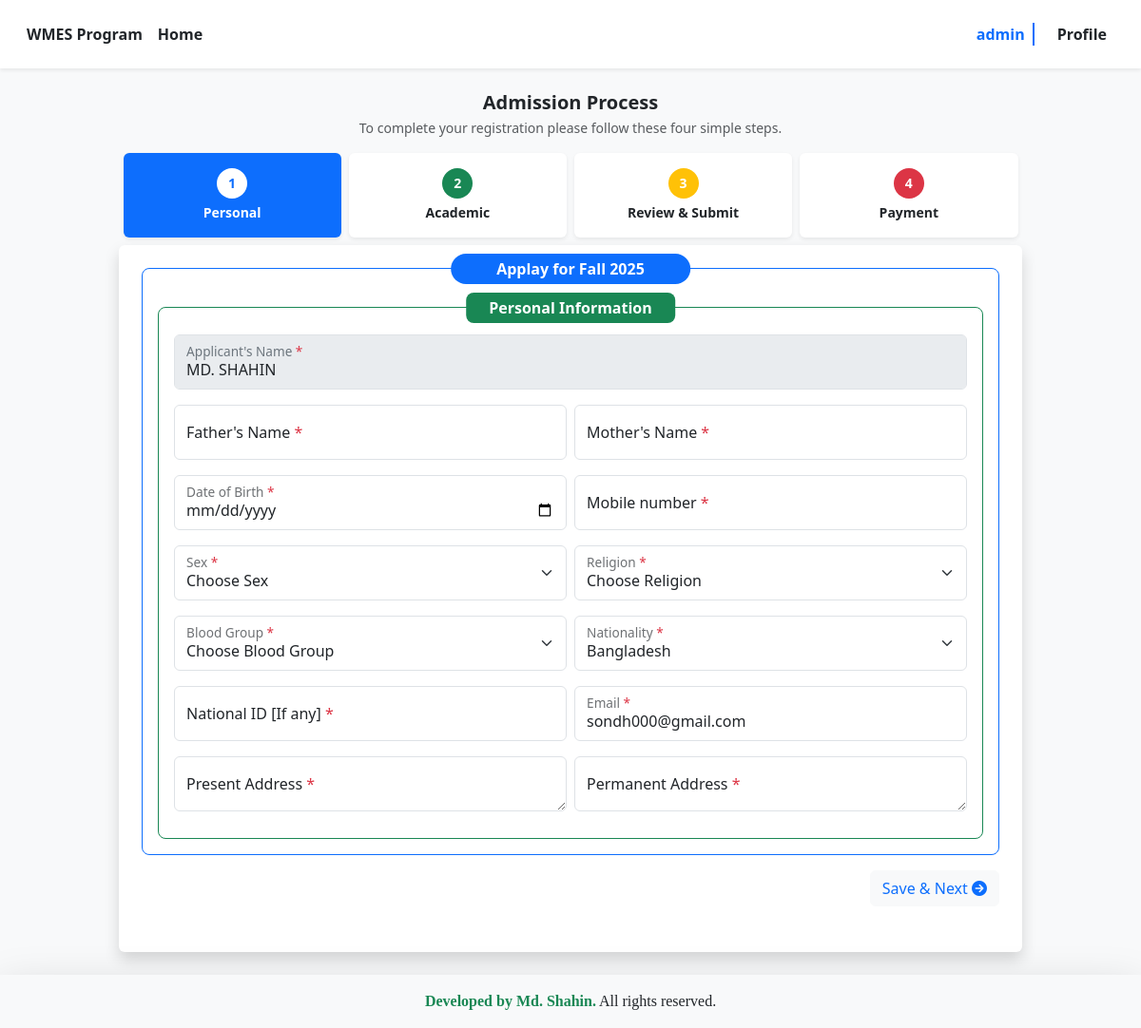
/personal-info/ (signed in), run on an earlier commit of the app's database.
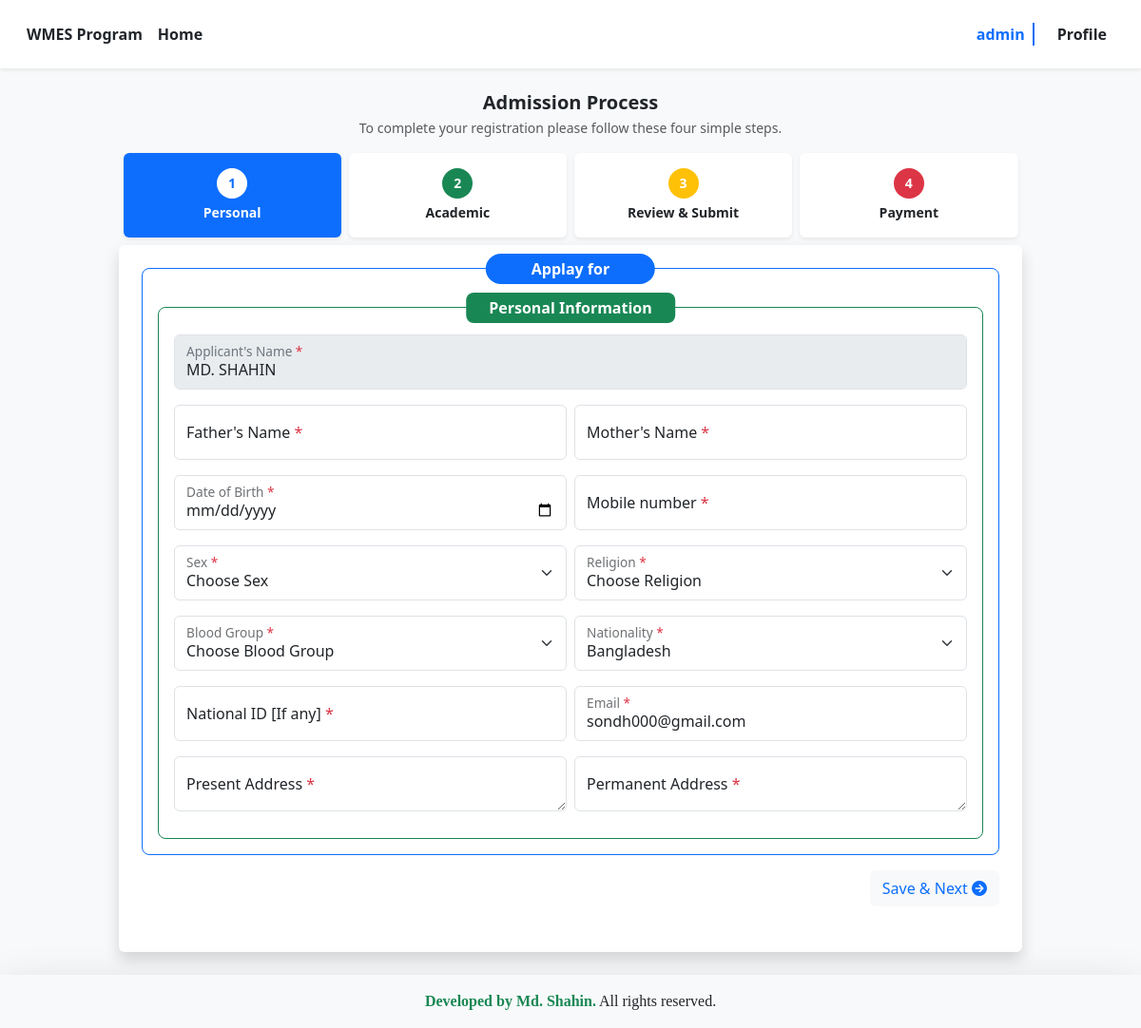
And on a later commit of the database.
### admission/models.py (models this page shows, shortened)
class Intake(models.Model):
    Program_name = models.CharField(max_length=200)
    intake_name = models.CharField(max_length=255)
    degree_name = models.CharField(max_length=255, blank=True, null=True)
    batch_name = models.CharField(max_length=255)
    start_date = models.DateTimeField()
    end_date = models.DateTimeField()
    admit_download = models.DateTimeField()
    admission_test = models.DateTimeField()
    result_publish = models.DateField()
    merit_list_admission = models.CharField(max_length=100, blank=True, null=True)
    waiting_list_admission = models.CharField(max_length=100, blank=True, null=True)
    orientation = models.DateField()
    is_open = models.BooleanField(default=False)
    create_at = models.DateTimeField(default=timezone.now)
    coordinator_signature = models.ImageField(
        upload_to='coordinator_signatures/',
        blank=True,
        null=True
    )

### admission/views.py (the view, shortened to what this page needs)
# urls.py: path("personal-info/", personal_info, name="personal_info"),
@login_required
def personal_info(request):
    try:
        applicant = UserRegistration.objects.get(email=request.user.email)
    except UserRegistration.DoesNotExist:
        messages.error(request, "You need to complete applicant registration first!")
        return redirect("home")  # Redirect to home or applicant registration page
    personal_info = PersonalInformation.objects.filter(applicant=applicant).first()
    applied_intake = Intake.objects.filter(
    is_open=True,
    start_date__lte=timezone.now(),
    end_date__gte=timezone.now()
).order_by("-start_date").first()
    if request.method == "GET":
        messages.info(request, "Please fill out your profile to complete the application.")
    personal_choices = PersonalInformation.get_personal_all_choices()
    context = {
        "applied_intake": applied_intake,
        "applicant": applicant,
        "personal_info": personal_info,
        "personal_choices": personal_choices,
        "active_step": "personal",
    }
    return render(request, "admission/personal_info.html", context)

### admission/models.py (called while the page is built)
    @staticmethod
    def get_personal_all_choices():
        return {
            "sex_choice": PersonalInformation.SEX_CHOICES,
            "religion_choice": PersonalInformation.RELIGION_CHOICES,
            "blood_group_choice": PersonalInformation.BLOOD_GROUP_CHOICES,
            "nationality_choice": PersonalInformation.NATIONALITY_CHOICES,
        }

### templates/admission/personal_info.html (shortened to what the changed rows need)
{% extends 'authorized_base.html' %}
 {% load static %}
 {% block content %}
 <section class="Personal_Information " >
    <div class="container  mt- ">
        <div class="row">
            <div class="col-10 mx-auto mb-4 mt-2 rounded  shadow bg-white px-4 py-4">
                <form action="{% url 'personal_info' %}" method="post" enctype="multipart/form-data" onsubmit="return">
                <div class="card p-3  border border-primary rounded-3">
                    <div class="position-absolute top-0 start-50 translate-middle px-5 py-1 bg-primary text-white fw-bold rounded-5">
                        Applay for <span class="">{{ applied_intake.intake_name }}</span>
                    </div>
                </div>
            </form>
            </div>
        </div>
    </div>
    </section>
 {% endblock content %}

What changed in the data, as far as the page shows it:
no longer on this page (row edited): Intake: intake_name "Fall 2025"
